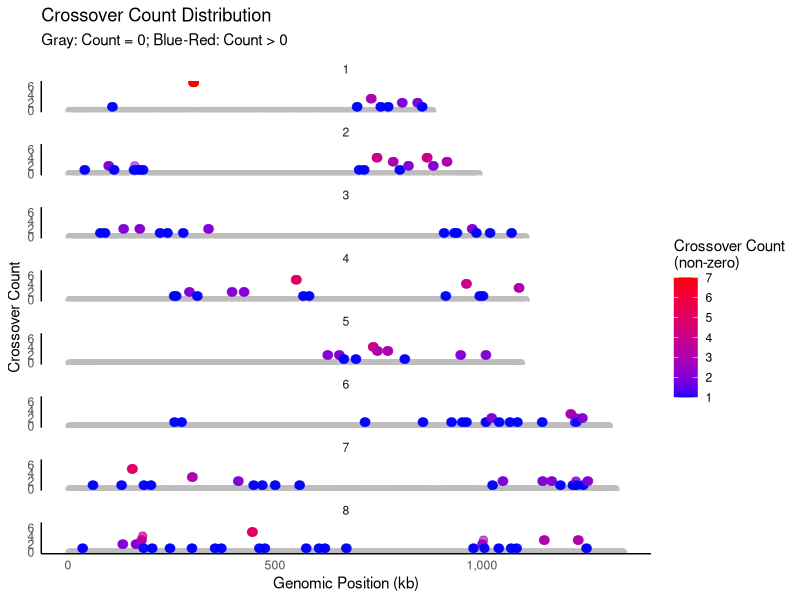
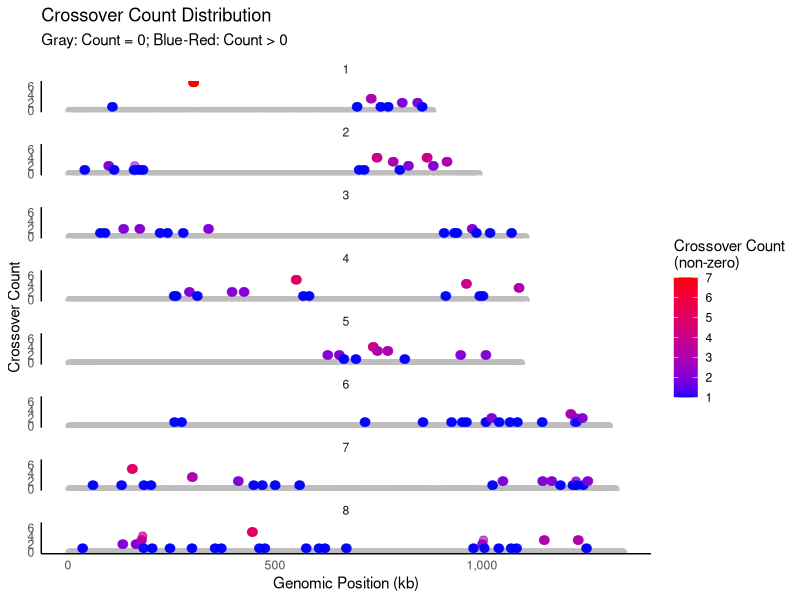
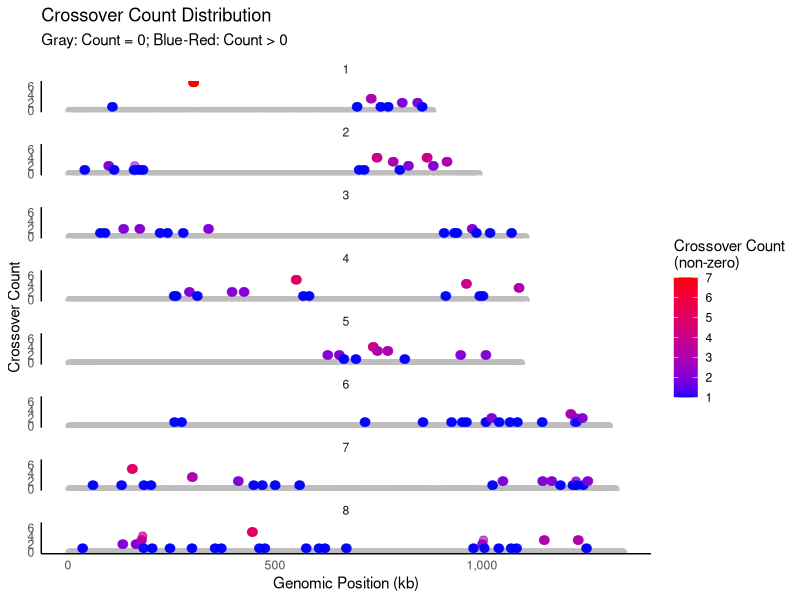

Source code (R) for these figures, in order:
# Sliding window crossover count plot - CSV version
library(ggplot2)
library(dplyr)
library(scales)   # For axis formatting

# Read CSV data
data <- read.csv("crossover_window_analysis.csv", header = TRUE)

# Check data structure
head(data)
str(data)

# Check column names and rename if needed
# Adjust column names if they differ
colnames(data) <- c("CHROM", "Start", "End", "Crossover_Count")

# Calculate window center position (convert to kb)
data$Window_Center_kb <- (data$Start + data$End) / 2 / 1000
data$Window_Size <- data$End - data$Start

# Classify counts for two-stage plotting
data$count_type <- ifelse(data$Crossover_Count == 0, "zero", "non-zero")

ggplot(data, aes(x = Window_Center_kb, y = Crossover_Count)) +
  # Plot zero-count points first (gray)
  geom_point(data = subset(data, count_type == "zero"), 
             color = "gray", alpha = 0.5, size = 2) +
  # Then plot non-zero points with color gradient
  geom_point(data = subset(data, count_type == "non-zero"), 
             aes(color = Crossover_Count, alpha = Crossover_Count), size = 2.5) +
  scale_color_gradient(low = "blue", high = "red", 
                       name = "Crossover Count\n(non-zero)") +
  scale_alpha_continuous(range = c(0.5, 0.9), guide = "none") +
  scale_x_continuous(labels = comma) +   # Disable scientific notation, use commas
  facet_wrap(~ CHROM, ncol = 1) +
  labs(x = "Genomic Position (kb)", y = "Crossover Count",
       title = "Crossover Count Distribution",
       subtitle = "Gray: Count = 0; Blue-Red: Count > 0") +
  theme_minimal() +
  theme(
    panel.grid.major = element_blank(),   # Remove major grid lines
    panel.grid.minor = element_blank(),   # Remove minor grid lines
    axis.line = element_line(color = "black")   # Add axis lines
  )

# Save plots
ggsave("crossover_points.png", width = 10, height = 8, dpi = 300)
ggsave("crossover_points.pdf", width = 10, height = 8, device = "pdf")
